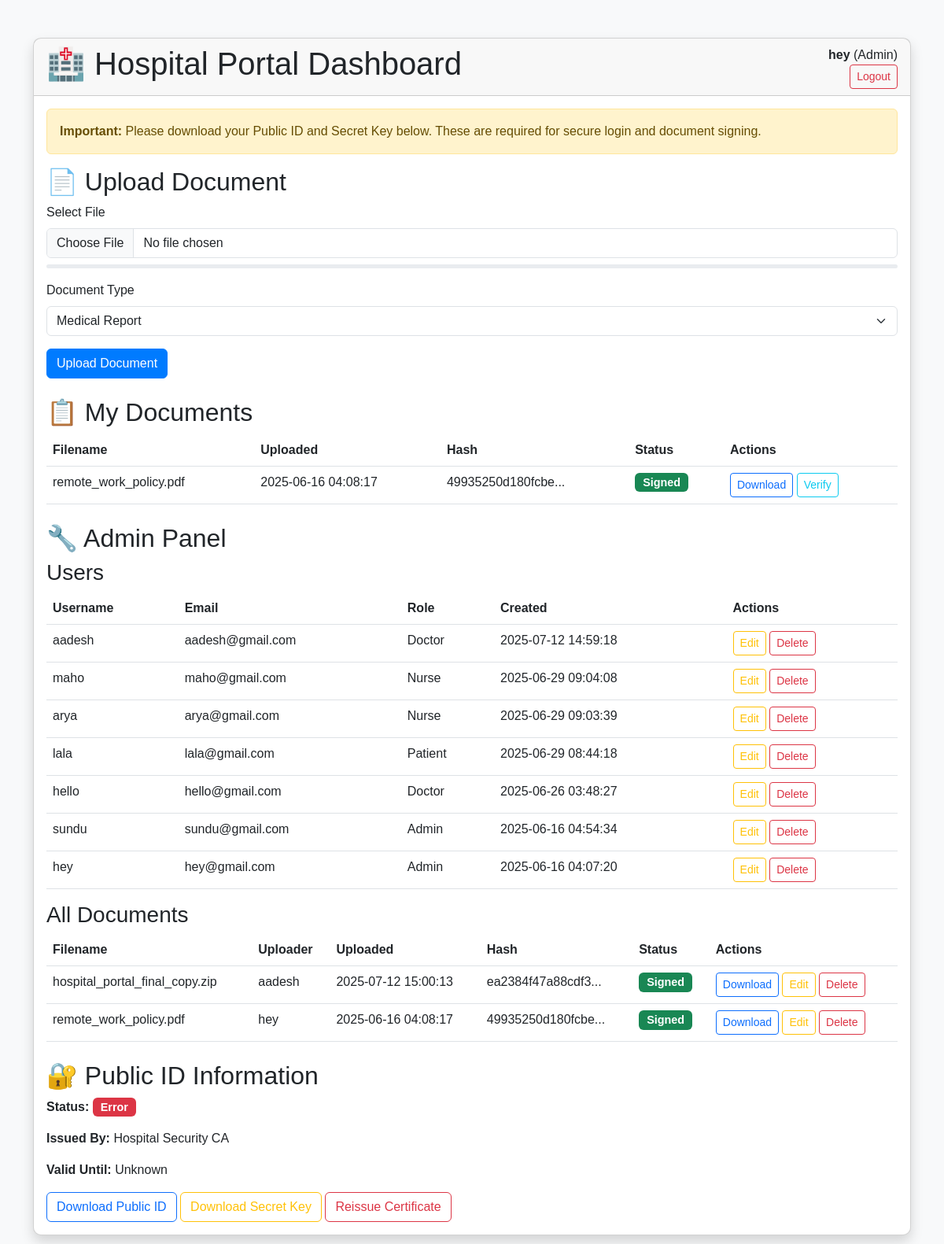
The app's page /dashboard (signed in) with its own data.
### tables this page shows
CREATE TABLE users (
                id INTEGER PRIMARY KEY AUTOINCREMENT,
                username TEXT UNIQUE NOT NULL,
                email TEXT UNIQUE NOT NULL,
                password_hash TEXT NOT NULL,
                role TEXT NOT NULL,
                certificate_path TEXT,
                private_key_path TEXT,
                keys_downloaded INTEGER DEFAULT 0,
                created_at TIMESTAMP DEFAULT CURRENT_TIMESTAMP
            );

CREATE TABLE documents (
                id INTEGER PRIMARY KEY AUTOINCREMENT,
                filename TEXT NOT NULL,
                original_filename TEXT NOT NULL,
                file_path TEXT NOT NULL,
                file_hash TEXT NOT NULL,
                uploader_id INTEGER NOT NULL,
                signature TEXT,
                signer_certificate TEXT,
                created_at TIMESTAMP DEFAULT CURRENT_TIMESTAMP,
                FOREIGN KEY (uploader_id) REFERENCES users (id)
            );

### app.py (the view)
@app.route('/dashboard')
def dashboard():
    if 'user_id' not in session:
        return redirect(url_for('index'))
    conn = sqlite3.connect(DATABASE)
    cursor = conn.cursor()
    cursor.execute(
        'SELECT id, filename, original_filename, file_hash, signature, created_at FROM documents WHERE uploader_id = ? ORDER BY created_at DESC',
        (session['user_id'],)
    )
    documents = [
        {'id': row[0], 'filename': row[1], 'original_filename': row[2], 'file_hash': row[3], 'signature': row[4], 'created_at': row[5]}
        for row in cursor.fetchall()
    ]
    cursor.execute('SELECT certificate_path, keys_downloaded FROM users WHERE id = ?', (session['user_id'],))
    user_data = cursor.fetchone()
    all_users = []
    all_documents = []
    if session.get('role') == 'Admin':
        cursor.execute('SELECT id, username, email, role, created_at FROM users ORDER BY created_at DESC')
        all_users = [
            {'id': row[0], 'username': row[1], 'email': row[2], 'role': row[3], 'created_at': row[4]}
            for row in cursor.fetchall()
        ]
        cursor.execute('''
            SELECT d.id, d.filename, d.original_filename, d.file_hash, d.signature, d.created_at, u.username
            FROM documents d JOIN users u ON d.uploader_id = u.id ORDER BY d.created_at DESC
        ''')
        all_documents = [
            {'id': row[0], 'filename': row[1], 'original_filename': row[2], 'file_hash': row[3], 'signature': row[4], 'created_at': row[5], 'uploader': row[6]}
            for row in cursor.fetchall()
        ]
    conn.close()
    cert_expiry = None
    cert_status = 'Valid & Verified'
    if user_data[0]:
        try:
            with open(user_data[0], 'rb') as f:
                cert_data = f.read()
                cert = x509.load_pem_x509_certificate(cert_data, default_backend())
                cert_expiry = cert.not_valid_after.isoformat()
                if not ca.verify_certificate(cert_data):
                    cert_status = 'Not Trusted'
        except Exception as e:
            logger.error(f"Error reading certificate: {str(e)}")
            cert_status = 'Error'
    keys_downloaded = user_data[1]
    return render_template(
        'dashboard.html',
        documents=documents,
        all_users=all_users,
        all_documents=all_documents,
        session=session,
        cert_expiry=cert_expiry,
        keys_downloaded=keys_downloaded,
        cert_status=cert_status
    )

### app.py (called while the page is built)
@app.after_request
def after_request(response):
    response.headers['X-Content-Type-Options'] = 'nosniff'
    response.headers['X-Frame-Options'] = 'DENY'
    response.headers['X-XSS-Protection'] = '1; mode=block'
    response.headers['Strict-Transport-Security'] = 'max-age=31536000; includeSubDomains'
    return response

### templates/dashboard.html (shortened to what this page needs)
<!DOCTYPE html>
<html lang="en">
<head>
    <link href="https://cdn.jsdelivr.net/npm/bootstrap@5.3.0/dist/css/bootstrap.min.css" rel="stylesheet">
    <link rel="stylesheet" href="{{ url_for('static', filename='css/style.css') }}">
</head>
<body class="bg-light">
    <div class="container py-5">
        <div class="card shadow">
            <div class="card-header d-flex justify-content-between align-items-center">
                <h1>🏥 Hospital Portal Dashboard</h1>
                <div class="text-end">
                    <strong>{{ session.username }}</strong> ({{ session.role }})<br>
                    <a href="{{ url_for('logout') }}" class="btn btn-outline-danger btn-sm">Logout</a>
                </div>
            </div>
            <div class="card-body">
                {% if not keys_downloaded %}
                <div class="alert alert-warning">
                    <strong>Important:</strong> Please download your Public ID and Secret Key below. These are required for secure login and document signing.
                </div>
                {% endif %}
                <div class="mb-4">
                    <h2>📄 Upload Document</h2>
                    <form id="uploadForm" enctype="multipart/form-data">
                        <div class="mb-3">
                            <label for="file" class="form-label">Select File</label>
                            <input type="file" class="form-control" id="file" name="file" required>
                            <div class="progress mt-2" style="height: 5px;">
                            </div>
                        </div>
                        <div class="mb-3">
                            <label for="doc_type" class="form-label">Document Type</label>
                            <select class="form-select" id="doc_type" name="doc_type">
                                <option value="Medical Report">Medical Report</option>
                            </select>
                        </div>
                        <button type="submit" class="btn btn-primary">Upload Document</button>
                    </form>
                </div>
                <div class="mb-4">
                    <h2>📋 My Documents</h2>
                    <table class="table table-hover">
                        <thead>
                            <tr>
                                <th scope="col">Filename</th>
                                <th scope="col">Uploaded</th>
                                <th scope="col">Hash</th>
                                <th scope="col">Status</th>
                                <th scope="col">Actions</th>
                            </tr>
                        </thead>
                        <tbody>
                            {% for doc in documents %}
                            <tr>
                                <td>{{ doc.original_filename }}</td>
                                <td>{{ doc.created_at }}</td>
                                <td>{{ doc.file_hash[:16] }}...</td>
                                <td>
                                    <span class="badge {% if doc.signature %}bg-success{% else %}bg-danger{% endif %}">
                                        {% if doc.signature %}Signed{% else %}Unsigned{% endif %}
                                    </span>
                                </td>
                                <td>
                                    <a href="{{ url_for('download_document', doc_id=doc.id) }}" class="btn btn-sm btn-outline-primary">Download</a>
                                    {% if doc.signature %}
                                    <button class="btn btn-sm btn-outline-info verify-btn" data-doc-id="{{ doc.id }}">Verify</button>
                                    {% endif %}
                                </td>
                            </tr>
                            {% endfor %}
                        </tbody>
                    </table>
                </div>
                {% if session.role == 'Admin' %}
                <div class="mb-4">
                    <h2>🔧 Admin Panel</h2>
                    <h3>Users</h3>
                    <table class="table table-hover">
                        <thead>
                            <tr>
                                <th scope="col">Username</th>
                                <th scope="col">Email</th>
                                <th scope="col">Role</th>
                                <th scope="col">Created</th>
                                <th scope="col">Actions</th>
                            </tr>
                        </thead>
                        <tbody>
                            {% for user in all_users %}
                            <tr>
                                <td>{{ user.username }}</td>
                                <td>{{ user.email }}</td>
                                <td>{{ user.role }}</td>
                                <td>{{ user.created_at }}</td>
                                <td>
                                    <button class="btn btn-sm btn-outline-warning edit-user-btn" data-user-id="{{ user.id }}" data-username="{{ user.username }}" data-email="{{ user.email }}" data-role="{{ user.role }}">Edit</button>
                                    <button class="btn btn-sm btn-outline-danger delete-user-btn" data-user-id="{{ user.id }}" data-username="{{ user.username }}">Delete</button>
                                </td>
                            </tr>
                            {% endfor %}
                        </tbody>
                    </table>
                    <h3>All Documents</h3>
                    <table class="table table-hover">
                        <thead>
                            <tr>
                                <th scope="col">Filename</th>
                                <th scope="col">Uploader</th>
                                <th scope="col">Uploaded</th>
                                <th scope="col">Hash</th>
                                <th scope="col">Status</th>
                                <th scope="col">Actions</th>
                            </tr>
                        </thead>
                        <tbody>
                            {% for doc in all_documents %}
                            <tr>
                                <td>{{ doc.original_filename }}</td>
                                <td>{{ doc.uploader }}</td>
                                <td>{{ doc.created_at }}</td>
                                <td>{{ doc.file_hash[:16] }}...</td>
                                <td>
                                    <span class="badge {% if doc.signature %}bg-success{% else %}bg-danger{% endif %}">
                                        {% if doc.signature %}Signed{% else %}Unsigned{% endif %}
                                    </span>
                                </td>
                                <td>
                                    <a href="{{ url_for('download_document', doc_id=doc.id) }}" class="btn btn-sm btn-outline-primary">Download</a>
                                    <button class="btn btn-sm btn-outline-warning edit-doc-btn" data-doc-id="{{ doc.id }}" data-filename="{{ doc.original_filename }}">Edit</button>
                                    <button class="btn btn-sm btn-outline-danger delete-doc-btn" data-doc-id="{{ doc.id }}" data-filename="{{ doc.original_filename }}">Delete</button>
                                </td>
                            </tr>
                            {% endfor %}
                        </tbody>
                    </table>
                </div>
                {% endif %}
                <div>
                    <h2>🔐 Public ID Information</h2>
                    <p><strong>Status:</strong> <span class="badge {% if cert_status == 'Valid & Verified' %}bg-success{% else %}bg-danger{% endif %}">{{ cert_status }}</span></p>
                    <p><strong>Issued By:</strong> Hospital Security CA</p>
                    <p><strong>Valid Until:</strong> {{ cert_expiry or 'Unknown' }}</p>
                    <a href="{{ url_for('download_certificate') }}" class="btn btn-outline-primary">Download Public ID</a>
                    <button class="btn btn-outline-warning" data-bs-toggle="modal" data-bs-target="#secretKeyModal">Download Secret Key</button>
                    <button class="btn btn-outline-danger" data-bs-toggle="modal" data-bs-target="#reissueCertModal">Reissue Certificate</button>
                </div>
            </div>
        </div>
    </div>
</body>
</html>

### static/css/style.css (style rules this page uses)
body { font-family: 'Arial', sans-serif; background-color: #f0f2f5; }
.card { border-radius: 10px; box-shadow: 0 4px 8px rgba(0, 0, 0, 0.1); }
.btn-primary { background-color: #007bff; border-color: #007bff; transition: all 0.3s ease; }
.badge { padding: 5px 10px; font-size: 0.9em; }
.progress { background-color: #e9ecef; }

### records on screen
users: username "hey", email "hey@gmail.com", role "Admin", created_at "2025-06-16 04:07:20"
documents: original_filename "remote_work_policy.pdf", created_at "2025-06-16 04:08:17", file_hash "49935250d180fcbe", shows "Signed", uploader "hey"
users: username "aadesh", email "aadesh@gmail.com", role "Doctor", created_at "2025-07-12 14:59:18"
users: username "maho", email "maho@gmail.com", role "Nurse", created_at "2025-06-29 09:04:08"
users: username "arya", email "arya@gmail.com", role "Nurse", created_at "2025-06-29 09:03:39"
users: username "lala", email "lala@gmail.com", role "Patient", created_at "2025-06-29 08:44:18"
users: username "hello", email "hello@gmail.com", role "Doctor", created_at "2025-06-26 03:48:27"
users: username "sundu", email "sundu@gmail.com", role "Admin", created_at "2025-06-16 04:54:34"
documents: original_filename "hospital_portal_final_copy.zip", uploader "aadesh", created_at "2025-07-12 15:00:13", file_hash "ea2384f47a88cdf3", shows "Signed"

### other values on screen
{{ session.role }} "Admin"
{{ cert_status }} "Error"
{{ cert_expiry or 'Unknown' }} "Unknown"
